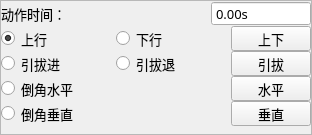
<?xml version="1.0" encoding="UTF-8"?>
<ui version="4.0">
 <class>FormBtnRun</class>
 <widget class="QWidget" name="FormBtnRun">
  <property name="geometry">
   <rect>
    <x>0</x>
    <y>0</y>
    <width>312</width>
    <height>135</height>
   </rect>
  </property>
  <property name="minimumSize">
   <size>
    <width>312</width>
    <height>135</height>
   </size>
  </property>
  <property name="maximumSize">
   <size>
    <width>624</width>
    <height>318</height>
   </size>
  </property>
  <property name="font">
   <font>
    <family>微软雅黑</family>
    <pointsize>10</pointsize>
    <weight>50</weight>
    <italic>false</italic>
    <bold>false</bold>
   </font>
  </property>
  <property name="windowTitle">
   <string notr="true">副臂动作</string>
  </property>
  <property name="styleSheet">
   <string notr="true"/>
  </property>
  <layout class="QVBoxLayout" name="verticalLayout">
   <property name="spacing">
    <number>0</number>
   </property>
   <property name="margin">
    <number>0</number>
   </property>
   <item>
    <widget class="QFrame" name="frameBtnRun">
     <property name="font">
      <font>
       <family>微软雅黑</family>
       <pointsize>10</pointsize>
       <weight>50</weight>
       <italic>false</italic>
       <bold>false</bold>
      </font>
     </property>
     <property name="styleSheet">
      <string notr="true"/>
     </property>
     <property name="frameShape">
      <enum>QFrame::StyledPanel</enum>
     </property>
     <property name="frameShadow">
      <enum>QFrame::Plain</enum>
     </property>
     <layout class="QGridLayout" name="gridLayout_2">
      <property name="margin">
       <number>0</number>
      </property>
      <property name="spacing">
       <number>0</number>
      </property>
      <item row="4" column="0">
       <layout class="QHBoxLayout" name="horizontalLayout_5">
        <item>
         <widget class="xRadioButton" name="radioVer">
          <property name="sizePolicy">
           <sizepolicy hsizetype="Expanding" vsizetype="Fixed">
            <horstretch>0</horstretch>
            <verstretch>0</verstretch>
           </sizepolicy>
          </property>
          <property name="minimumSize">
           <size>
            <width>75</width>
            <height>25</height>
           </size>
          </property>
          <property name="maximumSize">
           <size>
            <width>16777215</width>
            <height>50</height>
           </size>
          </property>
          <property name="font">
           <font>
            <family>微软雅黑</family>
            <pointsize>10</pointsize>
            <weight>50</weight>
            <italic>false</italic>
            <bold>false</bold>
           </font>
          </property>
          <property name="focusPolicy">
           <enum>Qt::NoFocus</enum>
          </property>
          <property name="text">
           <string>倒角垂直</string>
          </property>
          <property name="iconSize">
           <size>
            <width>32</width>
            <height>32</height>
           </size>
          </property>
         </widget>
        </item>
        <item>
         <widget class="xPushButton" name="BtnRotateVer">
          <property name="minimumSize">
           <size>
            <width>75</width>
            <height>25</height>
           </size>
          </property>
          <property name="maximumSize">
           <size>
            <width>150</width>
            <height>50</height>
           </size>
          </property>
          <property name="font">
           <font>
            <family>微软雅黑</family>
            <pointsize>10</pointsize>
            <weight>50</weight>
            <italic>false</italic>
            <bold>false</bold>
           </font>
          </property>
          <property name="focusPolicy">
           <enum>Qt::NoFocus</enum>
          </property>
          <property name="text">
           <string>垂直</string>
          </property>
          <property name="iconSize">
           <size>
            <width>32</width>
            <height>32</height>
           </size>
          </property>
          <property name="checkable">
           <bool>false</bool>
          </property>
         </widget>
        </item>
       </layout>
      </item>
      <item row="6" column="0">
       <spacer name="verticalSpacer">
        <property name="orientation">
         <enum>Qt::Vertical</enum>
        </property>
        <property name="sizeHint" stdset="0">
         <size>
          <width>20</width>
          <height>40</height>
         </size>
        </property>
       </spacer>
      </item>
      <item row="0" column="0">
       <layout class="QHBoxLayout" name="horizontalLayout">
        <item>
         <widget class="QLabel" name="labelTime">
          <property name="sizePolicy">
           <sizepolicy hsizetype="Expanding" vsizetype="Fixed">
            <horstretch>0</horstretch>
            <verstretch>0</verstretch>
           </sizepolicy>
          </property>
          <property name="minimumSize">
           <size>
            <width>75</width>
            <height>25</height>
           </size>
          </property>
          <property name="maximumSize">
           <size>
            <width>16777215</width>
            <height>50</height>
           </size>
          </property>
          <property name="font">
           <font>
            <family>微软雅黑</family>
            <pointsize>10</pointsize>
            <weight>50</weight>
            <italic>false</italic>
            <bold>false</bold>
           </font>
          </property>
          <property name="text">
           <string>动作时间：</string>
          </property>
         </widget>
        </item>
        <item>
         <widget class="xDoubleSpinBox" name="BoxDelay">
          <property name="enabled">
           <bool>true</bool>
          </property>
          <property name="sizePolicy">
           <sizepolicy hsizetype="Fixed" vsizetype="Fixed">
            <horstretch>0</horstretch>
            <verstretch>0</verstretch>
           </sizepolicy>
          </property>
          <property name="minimumSize">
           <size>
            <width>100</width>
            <height>25</height>
           </size>
          </property>
          <property name="maximumSize">
           <size>
            <width>200</width>
            <height>50</height>
           </size>
          </property>
          <property name="font">
           <font>
            <family>微软雅黑</family>
            <pointsize>10</pointsize>
            <weight>50</weight>
            <italic>false</italic>
            <bold>false</bold>
           </font>
          </property>
          <property name="focusPolicy">
           <enum>Qt::ClickFocus</enum>
          </property>
          <property name="alignment">
           <set>Qt::AlignLeading|Qt::AlignLeft|Qt::AlignVCenter</set>
          </property>
          <property name="buttonSymbols">
           <enum>QAbstractSpinBox::NoButtons</enum>
          </property>
          <property name="suffix">
           <string notr="true">s</string>
          </property>
          <property name="decimals">
           <number>2</number>
          </property>
          <property name="maximum">
           <double>600.000000000000000</double>
          </property>
          <property name="singleStep">
           <double>0.100000000000000</double>
          </property>
          <property name="HasBtn" stdset="0">
           <bool>true</bool>
          </property>
         </widget>
        </item>
       </layout>
      </item>
      <item row="2" column="0">
       <layout class="QHBoxLayout" name="horizontalLayout_3">
        <item>
         <widget class="xRadioButton" name="radioButton_adv">
          <property name="sizePolicy">
           <sizepolicy hsizetype="Expanding" vsizetype="Fixed">
            <horstretch>0</horstretch>
            <verstretch>0</verstretch>
           </sizepolicy>
          </property>
          <property name="minimumSize">
           <size>
            <width>75</width>
            <height>25</height>
           </size>
          </property>
          <property name="maximumSize">
           <size>
            <width>16777215</width>
            <height>50</height>
           </size>
          </property>
          <property name="font">
           <font>
            <family>微软雅黑</family>
            <pointsize>10</pointsize>
            <weight>50</weight>
            <italic>false</italic>
            <bold>false</bold>
           </font>
          </property>
          <property name="focusPolicy">
           <enum>Qt::NoFocus</enum>
          </property>
          <property name="text">
           <string>引拔进</string>
          </property>
          <property name="iconSize">
           <size>
            <width>32</width>
            <height>32</height>
           </size>
          </property>
          <property name="checked">
           <bool>false</bool>
          </property>
         </widget>
        </item>
        <item>
         <widget class="xRadioButton" name="radioButton_ret">
          <property name="sizePolicy">
           <sizepolicy hsizetype="Expanding" vsizetype="Fixed">
            <horstretch>0</horstretch>
            <verstretch>0</verstretch>
           </sizepolicy>
          </property>
          <property name="minimumSize">
           <size>
            <width>75</width>
            <height>25</height>
           </size>
          </property>
          <property name="maximumSize">
           <size>
            <width>16777215</width>
            <height>50</height>
           </size>
          </property>
          <property name="font">
           <font>
            <family>微软雅黑</family>
            <pointsize>10</pointsize>
            <weight>50</weight>
            <italic>false</italic>
            <bold>false</bold>
           </font>
          </property>
          <property name="focusPolicy">
           <enum>Qt::NoFocus</enum>
          </property>
          <property name="text">
           <string>引拔退</string>
          </property>
          <property name="iconSize">
           <size>
            <width>32</width>
            <height>32</height>
           </size>
          </property>
         </widget>
        </item>
        <item>
         <widget class="xPushButton" name="BtnRaHor">
          <property name="minimumSize">
           <size>
            <width>75</width>
            <height>25</height>
           </size>
          </property>
          <property name="maximumSize">
           <size>
            <width>150</width>
            <height>50</height>
           </size>
          </property>
          <property name="font">
           <font>
            <family>微软雅黑</family>
            <pointsize>10</pointsize>
            <weight>50</weight>
            <italic>false</italic>
            <bold>false</bold>
           </font>
          </property>
          <property name="focusPolicy">
           <enum>Qt::NoFocus</enum>
          </property>
          <property name="text">
           <string>引拔</string>
          </property>
          <property name="iconSize">
           <size>
            <width>32</width>
            <height>32</height>
           </size>
          </property>
          <property name="checkable">
           <bool>false</bool>
          </property>
         </widget>
        </item>
       </layout>
      </item>
      <item row="1" column="0">
       <layout class="QHBoxLayout" name="horizontalLayout_2">
        <item>
         <widget class="xRadioButton" name="radioButton_asc">
          <property name="sizePolicy">
           <sizepolicy hsizetype="Expanding" vsizetype="Fixed">
            <horstretch>0</horstretch>
            <verstretch>0</verstretch>
           </sizepolicy>
          </property>
          <property name="minimumSize">
           <size>
            <width>75</width>
            <height>25</height>
           </size>
          </property>
          <property name="maximumSize">
           <size>
            <width>16777215</width>
            <height>50</height>
           </size>
          </property>
          <property name="font">
           <font>
            <family>微软雅黑</family>
            <pointsize>10</pointsize>
            <weight>50</weight>
            <italic>false</italic>
            <bold>false</bold>
           </font>
          </property>
          <property name="focusPolicy">
           <enum>Qt::NoFocus</enum>
          </property>
          <property name="text">
           <string>上行</string>
          </property>
          <property name="iconSize">
           <size>
            <width>32</width>
            <height>32</height>
           </size>
          </property>
          <property name="checked">
           <bool>true</bool>
          </property>
         </widget>
        </item>
        <item>
         <widget class="xRadioButton" name="radioButton_des">
          <property name="sizePolicy">
           <sizepolicy hsizetype="Expanding" vsizetype="Fixed">
            <horstretch>0</horstretch>
            <verstretch>0</verstretch>
           </sizepolicy>
          </property>
          <property name="minimumSize">
           <size>
            <width>75</width>
            <height>25</height>
           </size>
          </property>
          <property name="maximumSize">
           <size>
            <width>16777215</width>
            <height>50</height>
           </size>
          </property>
          <property name="font">
           <font>
            <family>微软雅黑</family>
            <pointsize>10</pointsize>
            <weight>50</weight>
            <italic>false</italic>
            <bold>false</bold>
           </font>
          </property>
          <property name="focusPolicy">
           <enum>Qt::NoFocus</enum>
          </property>
          <property name="text">
           <string>下行</string>
          </property>
          <property name="iconSize">
           <size>
            <width>32</width>
            <height>32</height>
           </size>
          </property>
         </widget>
        </item>
        <item>
         <widget class="xPushButton" name="BtnVer">
          <property name="minimumSize">
           <size>
            <width>75</width>
            <height>25</height>
           </size>
          </property>
          <property name="maximumSize">
           <size>
            <width>150</width>
            <height>50</height>
           </size>
          </property>
          <property name="font">
           <font>
            <family>微软雅黑</family>
            <pointsize>10</pointsize>
            <weight>50</weight>
            <italic>false</italic>
            <bold>false</bold>
           </font>
          </property>
          <property name="focusPolicy">
           <enum>Qt::NoFocus</enum>
          </property>
          <property name="text">
           <string>上下</string>
          </property>
          <property name="iconSize">
           <size>
            <width>32</width>
            <height>32</height>
           </size>
          </property>
          <property name="checkable">
           <bool>false</bool>
          </property>
         </widget>
        </item>
       </layout>
      </item>
      <item row="3" column="0">
       <layout class="QHBoxLayout" name="horizontalLayout_4">
        <item>
         <widget class="xRadioButton" name="radioHor">
          <property name="sizePolicy">
           <sizepolicy hsizetype="Expanding" vsizetype="Fixed">
            <horstretch>0</horstretch>
            <verstretch>0</verstretch>
           </sizepolicy>
          </property>
          <property name="minimumSize">
           <size>
            <width>75</width>
            <height>25</height>
           </size>
          </property>
          <property name="maximumSize">
           <size>
            <width>16777215</width>
            <height>50</height>
           </size>
          </property>
          <property name="font">
           <font>
            <family>微软雅黑</family>
            <pointsize>10</pointsize>
            <weight>50</weight>
            <italic>false</italic>
            <bold>false</bold>
           </font>
          </property>
          <property name="focusPolicy">
           <enum>Qt::NoFocus</enum>
          </property>
          <property name="text">
           <string>倒角水平</string>
          </property>
          <property name="iconSize">
           <size>
            <width>32</width>
            <height>32</height>
           </size>
          </property>
          <property name="checked">
           <bool>false</bool>
          </property>
         </widget>
        </item>
        <item>
         <widget class="xPushButton" name="BtnRotateHor">
          <property name="minimumSize">
           <size>
            <width>75</width>
            <height>25</height>
           </size>
          </property>
          <property name="maximumSize">
           <size>
            <width>150</width>
            <height>50</height>
           </size>
          </property>
          <property name="font">
           <font>
            <family>微软雅黑</family>
            <pointsize>10</pointsize>
            <weight>50</weight>
            <italic>false</italic>
            <bold>false</bold>
           </font>
          </property>
          <property name="focusPolicy">
           <enum>Qt::NoFocus</enum>
          </property>
          <property name="text">
           <string>水平</string>
          </property>
          <property name="iconSize">
           <size>
            <width>32</width>
            <height>32</height>
           </size>
          </property>
          <property name="checkable">
           <bool>false</bool>
          </property>
         </widget>
        </item>
       </layout>
      </item>
     </layout>
    </widget>
   </item>
  </layout>
 </widget>
 <customwidgets>
  <customwidget>
   <class>xPushButton</class>
   <extends>QPushButton</extends>
   <header>xpushbutton.h</header>
  </customwidget>
  <customwidget>
   <class>xRadioButton</class>
   <extends>QRadioButton</extends>
   <header>xradiobutton.h</header>
  </customwidget>
  <customwidget>
   <class>xDoubleSpinBox</class>
   <extends>QDoubleSpinBox</extends>
   <header>xdoublespinbox.h</header>
   <slots>
    <signal>clicked()</signal>
   </slots>
  </customwidget>
 </customwidgets>
 <resources/>
 <connections>
  <connection>
   <sender>BoxDelay</sender>
   <signal>clicked()</signal>
   <receiver>FormBtnRun</receiver>
   <slot>inputDelay()</slot>
   <hints>
    <hint type="sourcelabel">
     <x>242</x>
     <y>86</y>
    </hint>
    <hint type="destinationlabel">
     <x>105</x>
     <y>0</y>
    </hint>
   </hints>
  </connection>
  <connection>
   <sender>BtnRaHor</sender>
   <signal>clicked()</signal>
   <receiver>FormBtnRun</receiver>
   <slot>armAdvRet()</slot>
   <hints>
    <hint type="sourcelabel">
     <x>262</x>
     <y>181</y>
    </hint>
    <hint type="destinationlabel">
     <x>498</x>
     <y>178</y>
    </hint>
   </hints>
  </connection>
  <connection>
   <sender>BtnVer</sender>
   <signal>clicked()</signal>
   <receiver>FormBtnRun</receiver>
   <slot>armAscDes()</slot>
   <hints>
    <hint type="sourcelabel">
     <x>261</x>
     <y>268</y>
    </hint>
    <hint type="destinationlabel">
     <x>426</x>
     <y>271</y>
    </hint>
   </hints>
  </connection>
  <connection>
   <sender>BtnRotateHor</sender>
   <signal>clicked()</signal>
   <receiver>FormBtnRun</receiver>
   <slot>armRotHor()</slot>
   <hints>
    <hint type="sourcelabel">
     <x>316</x>
     <y>242</y>
    </hint>
    <hint type="destinationlabel">
     <x>394</x>
     <y>149</y>
    </hint>
   </hints>
  </connection>
  <connection>
   <sender>BtnRotateVer</sender>
   <signal>clicked()</signal>
   <receiver>FormBtnRun</receiver>
   <slot>armRotVer()</slot>
   <hints>
    <hint type="sourcelabel">
     <x>710</x>
     <y>242</y>
    </hint>
    <hint type="destinationlabel">
     <x>394</x>
     <y>149</y>
    </hint>
   </hints>
  </connection>
 </connections>
 <slots>
  <slot>inputDelay()</slot>
  <slot>armAdvRet()</slot>
  <slot>armAscDes()</slot>
  <slot>armRotHor()</slot>
  <slot>armRotVer()</slot>
 </slots>
</ui>
